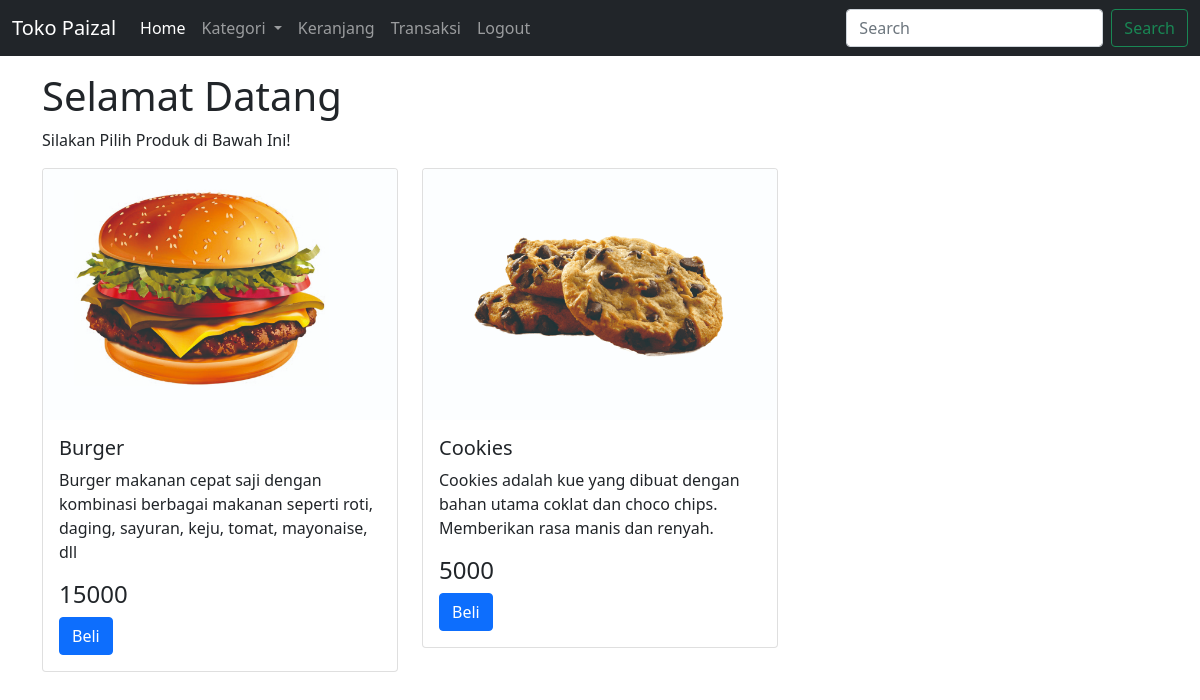
/user/snack.php, run on the app's committed database.
### tables this page shows
CREATE TABLE `tbl_produk` (
  `id_produk` int(11) NOT NULL,
  `id_kategori` int(11) NOT NULL,
  `nm_produk` varchar(100) NOT NULL,
  `deskripsi` text NOT NULL,
  `harga` bigint(20) NOT NULL,
  `gambar` varchar(100) NOT NULL
);

### user/snack.php (the view, shortened to what this page needs)
<?php
include "../koneksi.php";
$result_produk = mysqli_query($conn, "SELECT * FROM tbl_produk WHERE id_kategori = '2'");
?>
<!doctype html>
<html lang="en">
<head >
    <link href="https://cdn.jsdelivr.net/npm/bootstrap@5.0.2/dist/css/bootstrap.min.css" rel="stylesheet">
</head>
<body>
    <nav class="navbar navbar-expand-lg navbar-dark bg-dark">
        <div class="container-fluid">
            <a class="navbar-brand" href="index.php">Toko Paizal</a>
            <div class="collapse navbar-collapse" id="navbarSupportedContent">
                <ul class="navbar-nav me-auto mb-2 mb-lg-0">
                    <li class="nav-item">
                        <a class="nav-link active" aria-current="page" href="index.php">Home</a>
                    </li>
                    <li class="nav-item dropdown">
                        <a class="nav-link dropdown-toggle" href="#" id="navbarDropdown" role="button" data-bs-toggle="dropdown" aria-expanded="false">
                            Kategori
                        </a>
                    </li>
                    <li class="nav-item">
                        <a class="nav-link" aria-current="page" href="keranjang.php">Keranjang</a>
                    </li>
                    <li class="nav-item">
                        <a class="nav-link" aria-current="page" href="transaksi.php">Transaksi</a>
                    </li>
                    <li class="nav-item">
                        <a class="nav-link" aria-current="page" href="logout.php">Logout</a>
                    </li>
                </ul>
                <form class="d-flex">
                    <input class="form-control me-2" type="search" placeholder="Search" aria-label="Search">
                    <button class="btn btn-outline-success" type="submit">Search</button>
                </form>
            </div>
        </div>
    </nav>
    <div class="container">
        <div class="row mt-3">
            <div class="col">
                <h1>Selamat Datang <?= $_SESSION["telp"] ?></h1>
                <p> Silakan Pilih Produk di Bawah Ini!</p>
                <div class="row">
                    <?php while ($row_produk = mysqli_fetch_assoc($result_produk)){?>
                    <div class="col-lg-4">
                        <div class="card">
                            <img src="../images/<?= $row_produk["gambar"]?>" class="card-img-top" alt="gambar">
                            <div class="card-body">
                                <h5 class="card-title"><?= $row_produk["nm_produk"]?></h5>
                                <p class="card-text"><?= $row_produk["deskripsi"]?></p>
                                <h4><?= $row_produk["harga"]?></h4>
                                <a href="beli.php?id=<?= $row_produk["id_produk"] ?>" class="btn btn-primary">Beli</a>
                            </div>
                        </div>
                    </div>
                    <?php } ?>
                            </div>
                        </div>
                    </div>
                </div>
</body>
</html>

### data on the page
tbl_produk: gambar (picture), nm_produk "Burger", deskripsi "Burger makanan cepat saji dengan kombinasi berbagai makanan seperti roti, daging, sayuran, keju, tomat, mayonaise, dll", harga "15000"
tbl_produk: gambar (picture), nm_produk "Cookies", deskripsi "Cookies adalah kue yang dibuat dengan bahan utama coklat dan choco chips. Memberikan rasa manis dan renyah.", harga "5000"
